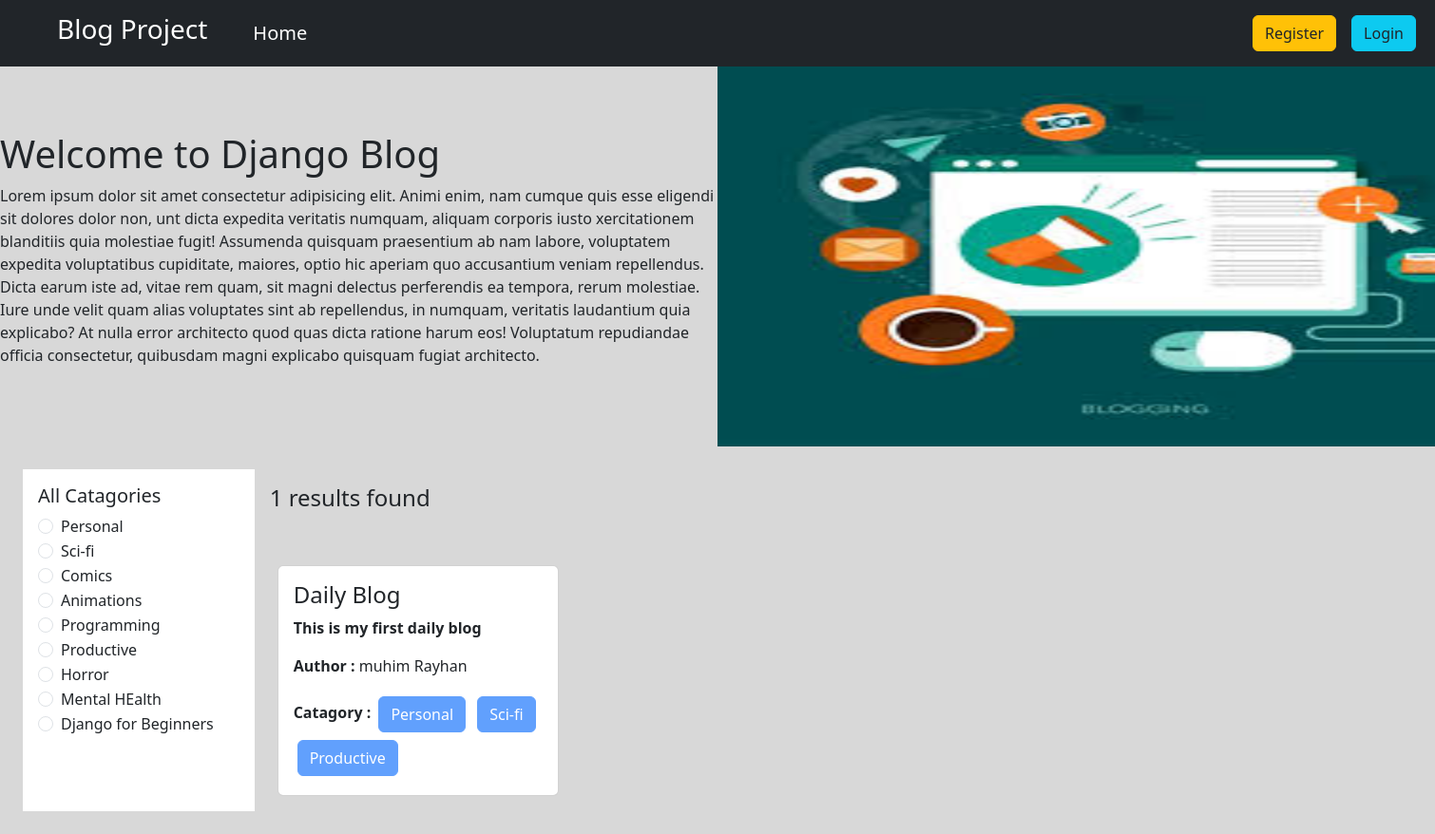
Page /catagory/sci-fi on the committed database.
### catagories/models.py (models this page shows, shortened)
class catagories_model(models.Model):
    name = models.CharField(max_length=50)
    slug = models.SlugField(max_length=100, null=True, blank=True, unique=True)

### posts/models.py (models this page shows, shortened)
class posts_model(models.Model):
    title = models.CharField(max_length=50)
    content = models.TextField()
    catagory = models.ManyToManyField(catagories_model)
    author = models.ForeignKey(User,on_delete=models.CASCADE)

### blog_project/views.py (the view)
# urls.py: 2. Add a URL to urlpatterns:  path('', views.home, name='home')
def home(request,catagory_slug = None):
    data = posts_model.objects.all()
    if catagory_slug is not None:
        post_catagory = catagories_model.objects.get(slug = catagory_slug)
        data = posts_model.objects.filter(catagory = post_catagory)
    catagories = catagories_model.objects.all()
    return render(request,"home.html",{'data' : data, 'catagories' : catagories})

### templates/home.html (shortened to what this page needs)
{% extends 'base.html' %}
{% load crispy_forms_tags %}
{% load static %}
{% block content %}
  <div class="d-flex flex-wrap align-items-center">
    <div class="col-6">
     <h1>Welcome to Django Blog</h1>
     <p>Lorem ipsum dolor sit amet consectetur adipisicing elit.
      Animi enim, nam cumque quis esse eligendi sit dolores dolor non,
      unt dicta expedita veritatis numquam, aliquam corporis iusto
      xercitationem blanditiis quia molestiae fugit! Assumenda quisquam
      praesentium ab nam labore, voluptatem expedita voluptatibus cupiditate,
       maiores, optio hic aperiam quo accusantium veniam repellendus. Dicta earum
      iste ad, vitae rem quam, sit magni delectus perferendis ea tempora, rerum molestiae.
      Iure unde velit quam alias voluptates sint ab repellendus, in numquam, veritatis laudantium quia
      explicabo? At nulla error architecto quod quas dicta ratione harum eos! Voluptatum repudiandae
      officia consectetur, quibusdam magni explicabo quisquam fugiat architecto.
     </p>
    </div>
    <div class="col-6">
      <img src="{% static 'images.jpeg' %}" style="width: 900px; height: 400px;" alt="">
    </div>
  </div>
    <div class=" d-flex flex-wrap p-4">
      <div class="col-2 bg-white p-3">
        <h5>All Catagories</h5>
        {% for cat in catagories %}
        <div class="form-check">
          <input class="form-check-input" type="radio" name="catagories" id="{{cat.id}}">
          <label class="form-check-label" for="{{cat.id}}">
            <a href="{%url 'catagory_wise_post' cat.slug%}" class="text-decoration-none text-dark">{{cat.name}}</a>
          </label>
        </div>
        {% endfor %}
      </div>
        <div class="col-10 p-3">
          <h4>{{data | length }} results found</h4>
          <div class="d-flex flex-wrap ">
            {% for post in data %}
            <div class="card ms-2 mx-2 mt-5 col-3">
                <div class="card-body">
                  <h4 class="card-title">{{post.title}}</h4>
                  <p class="card-text"><b>{{post.content}}</b></p>
                  <p class="card-text"><b>Author : </b>{{post.author.first_name}} {{post.author.last_name}}</p>
                  <p class="card-text"><b>Catagory : </b>
                    {% for cat in post.catagory.all %}
                        <button class="btn btn-primary small m-1" disabled> {{cat.name}}</button>
                    {% endfor %}
                  </p>
                </div>
            </div>
            {% endfor %}
    </div>
{% endblock %}

### rows in the picture
catagories_model: name "Personal"
catagories_model: name "Sci-fi"
catagories_model: name "Comics"
catagories_model: name "Animations"
catagories_model: name "Programming"
catagories_model: name "Productive"
catagories_model: name "Horror"
catagories_model: name "Mental HEalth"
catagories_model: name "Django for Beginners"
posts_model: title "Daily Blog", content "This is my first daily blog", author.first_name "muhim", author.last_name "Rayhan"

### other values in the picture
{{ data | length }} "1"
